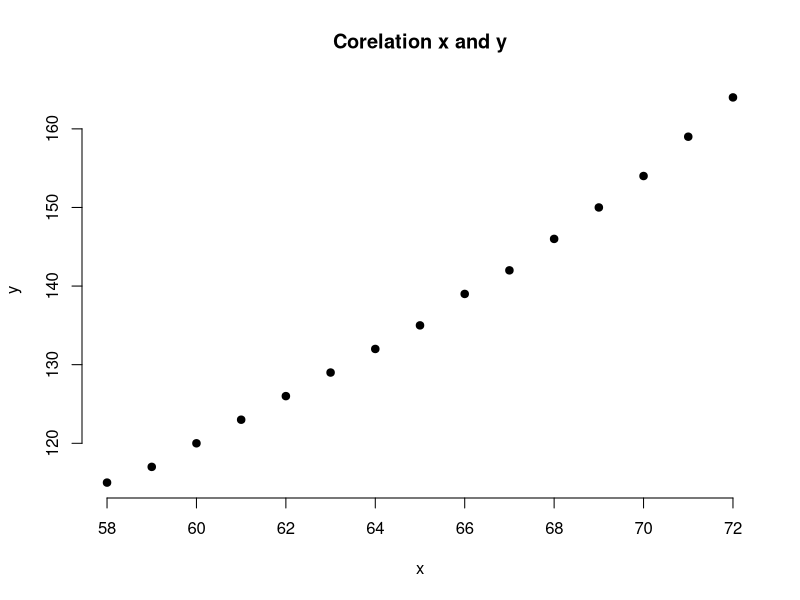
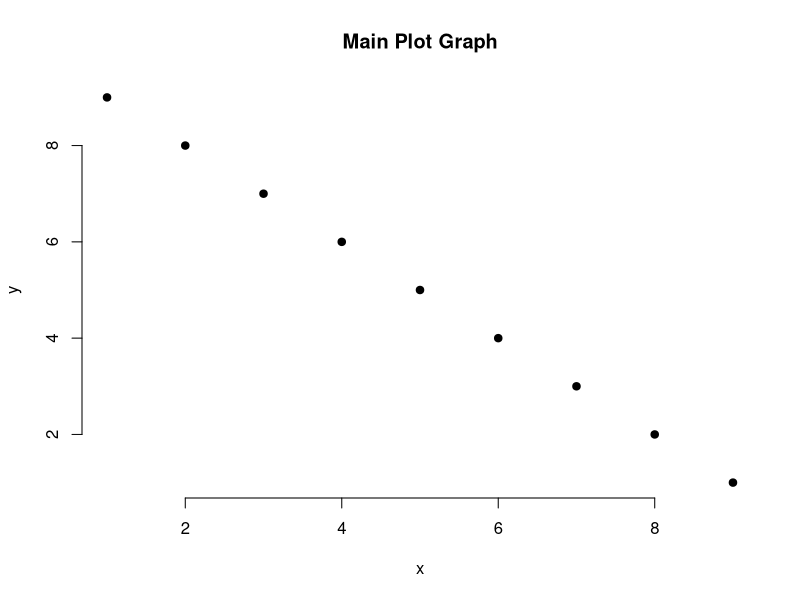

The R source for these figures, in order:
x = women$height
y = women$weight

print(cor(x,y))

plot(x,y,main = "Corelation x and y", pch = 19,frame = FALSE)

x <- c(1,2,3,4,5,6,7,8,9)
y <- c(9,8,7,6,5,4,3,2,1)

print(cor(x,y))

plot(x,y,main="Main Plot Graph", pch = 19, frame = FALSE)
